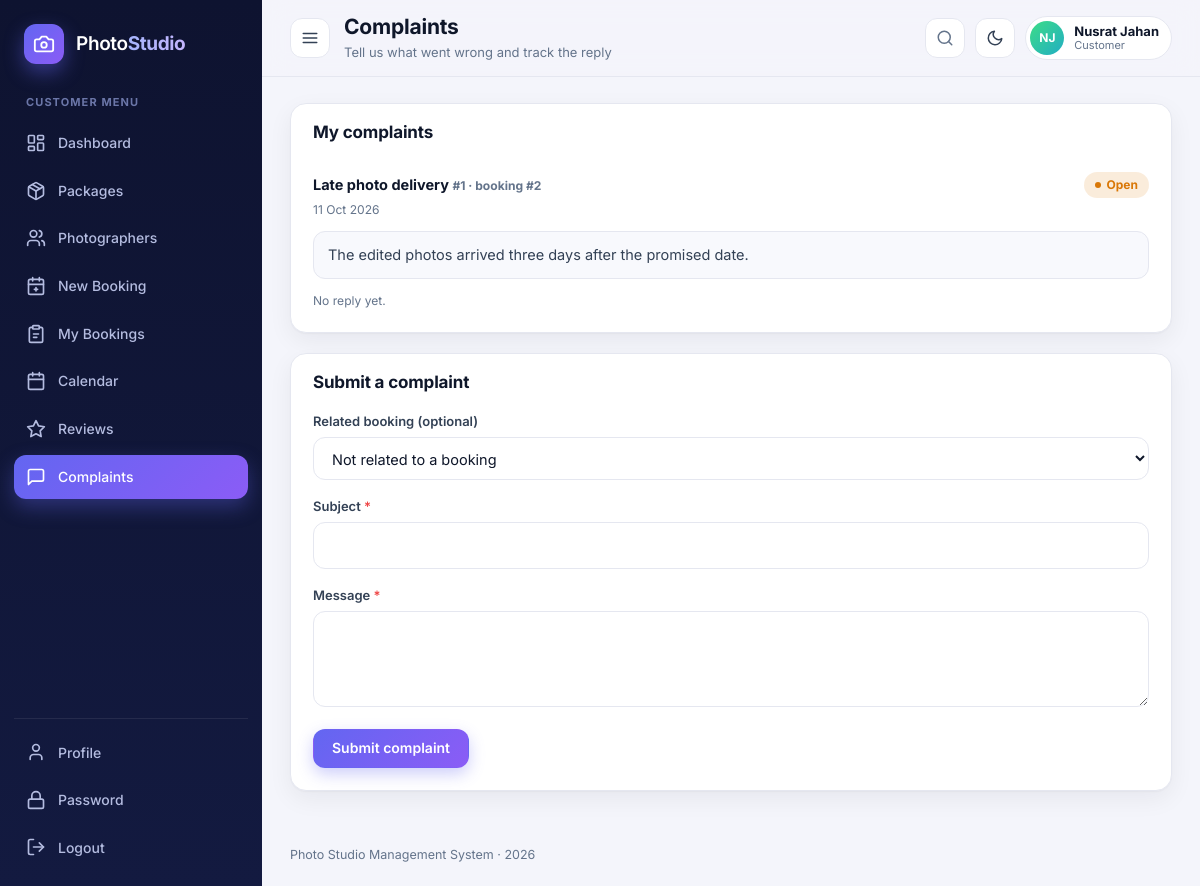
The app's page /view/customer/complaints.php (signed in) with its own data.
### tables this page shows
CREATE TABLE complaints (
	id INT PRIMARY KEY AUTO_INCREMENT,
	customer_id INT NOT NULL,
	booking_id INT DEFAULT NULL,
	subject VARCHAR(150) NOT NULL,
	message TEXT NOT NULL,
	status VARCHAR(20) DEFAULT 'open',
	admin_reply TEXT,
	created_at TIMESTAMP DEFAULT CURRENT_TIMESTAMP,
	FOREIGN KEY (customer_id) REFERENCES users(id) ON DELETE CASCADE,
	FOREIGN KEY (booking_id) REFERENCES bookings(id) ON DELETE SET NULL
);

### model/BaseModel.php (called while the page is built, shortened)
<?php
class BaseModel {
	public function establishConnection() {
		$db = new DBConnection();
		return $db->connect();
	}
	protected function run($sql, $types = '', $params = array()) {
		$conn = $this->establishConnection();
		$stmt = $conn->prepare($sql);
		if ($types !== '') {
			$stmt->bind_param($types, ...$params);
		}
		$stmt->execute();
		return $stmt;
	}
	protected function all($sql, $types = '', $params = array()) {
		$stmt = $this->run($sql, $types, $params);
		$result = $stmt->get_result();
		$rows = array();
		while ($row = $result->fetch_assoc()) {
			$rows[] = $row;
		}
		return $rows;
	}
}

### model/Complaint.php (called while the page is built, shortened)
<?php
require_once __DIR__ . '/BaseModel.php';
class Complaint extends BaseModel {
	public function getComplaintsByCustomer($customerId) {
		return $this->all("SELECT * FROM complaints WHERE customer_id = ? ORDER BY id DESC", 'i', array((int)$customerId));
	}
}

### view/customer/complaints.php (the view, shortened to what this page needs)
<?php
require_once __DIR__ . '/../../includes/helpers.php';
require_once __DIR__ . '/../../model/Complaint.php';
$customerId = $_SESSION['user_id'];
$complaint = new Complaint();
$complaintList = $complaint->getComplaintsByCustomer($customerId);
require_once __DIR__ . '/../../includes/header.php';
?>
<div class="grid grid-main">
	<div class="card">
		<div class="card-head"><h2>My complaints</h2></div>
		<div class="card-body flush mt-1">
			<?php foreach ($complaintList as $c) { ?>
				<div class="ticket">
					<div class="flex between flex-wrap gap-1 items-center">
						<b><?php echo e($c['subject']) ?> <small>#<?php echo e($c['id']) ?><?php echo $c['booking_id'] ? ' &middot; booking #' . e($c['booking_id']) : '' ?></small></b>
						<?php echo status_badge($c['status']) ?>
					</div>
					<small><?php echo e(date_short($c['created_at'])) ?></small>
					<div class="ticket-msg"><?php echo e($c['message']) ?></div>
					<?php if ($c['admin_reply'] != '') { ?><div class="ticket-reply"><small>Admin reply</small><?php echo e($c['admin_reply']) ?></div>
					<?php } else { ?><small class="muted">No reply yet.</small><?php } ?>
				</div>
			<?php } ?>
		</div>
	</div>
	<div class="card">
		<div class="card-head"><h2>Submit a complaint</h2></div>
		<div class="card-body">
			<form action="<?php echo e(app_url('controller/complaint-handler.php')) ?>" method="post">
				<div class="field"><label for="booking_id">Related booking (optional)</label>
					<select id="booking_id" name="booking_id">
						<option value="">Not related to a booking</option>
					</select></div>
				<div class="field"><label for="subject" class="req">Subject</label><input type="text" id="subject" name="subject" maxlength="150" required></div>
				<div class="field"><label for="message" class="req">Message</label><textarea id="message" name="message" required></textarea></div>
				<button type="submit" class="btn btn-primary">Submit complaint</button>
			</form>
		</div>
	</div>
</div>
<?php require_once __DIR__ . '/../../includes/footer.php'; ?>

### includes/helpers.php (shortened to what this page needs)
<?php
function e($value) {
	return htmlspecialchars((string)$value, ENT_QUOTES, 'UTF-8');
}
function app_url($path = '') {
	static $root = null;
	if ($root === null) {
		$root = '';
		$docRoot = isset($_SERVER['DOCUMENT_ROOT']) ? realpath($_SERVER['DOCUMENT_ROOT']) : false;
		$appRoot = realpath(__DIR__ . '/..');
		if ($docRoot && $appRoot) {
			$docRoot = rtrim(str_replace('\\', '/', $docRoot), '/');
			$appRoot = str_replace('\\', '/', $appRoot);
			if (stripos($appRoot, $docRoot) === 0) {
				$root = substr($appRoot, strlen($docRoot));
			}
		}
	}
	return $root . '/' . ltrim($path, '/');
}
function date_short($d) {
	return date('d M Y', strtotime($d));
}
function initials($name) {
	$parts = preg_split('/\s+/', trim((string)$name));
	$s = '';
	for ($i = 0; $i < count($parts) && $i < 2; $i++) {
		$s .= mb_strtoupper(mb_substr($parts[$i], 0, 1));
	}
	return $s == '' ? '?' : $s;
}
function avatar($name, $pic = '', $size = '') {
	$cls = 'avatar' . ($size ? ' avatar-' . $size : '');
	$hue = (crc32((string)$name) % 360);
	return '<span class="' . $cls . '" style="--h:' . $hue . '">' . e(initials($name)) . '</span>';
}
function status_badge($status) {
	$slug = strtolower(str_replace(' ', '-', (string)$status));
	return '<span class="badge badge-' . e($slug) . '">' . e(ucfirst($status)) . '</span>';
}
function icon($name) {
	return '<svg class="ic" viewBox="0 0 24 24" fill="none" stroke="currentColor" stroke-width="2" stroke-linecap="round" stroke-linejoin="round" aria-hidden="true">' . $i[$name] . '</svg>';
}

### records on screen
complaints: subject "Late photo delivery", id "1", booking "2", status "Open", created_at "11 Oct 2026", message "The edited photos arrived three days after the promised date.", shows "No reply yet."

### other values on screen
$_SESSION['role'] "CUSTOMER"
$item[1] "Dashboard"
$item[1] "Packages"
$item[1] "Photographers"
$item[1] "New Booking"
$item[1] "My Bookings"
$item[1] "Calendar"
$item[1] "Reviews"
$item[1] "Complaints"
$pageTitle "Complaints"
$pageSubtitle "Tell us what went wrong and track the reply"
initials($name) "NJ"
$_SESSION['name'] "Nusrat Jahan"
$_SESSION['role'] "Customer"
